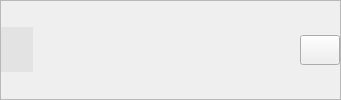
     <widget class="QFrame" name="frame_17">
      <property name="styleSheet">
       <string notr="true">#frame_17{
	border-style: groove;
    border-width: 0px 0px 0px 2px;
    border-color: rgb(255, 255, 255);
}</string>
      </property>
      <property name="frameShape">
       <enum>QFrame::Shape::StyledPanel</enum>
      </property>
      <property name="frameShadow">
       <enum>QFrame::Shadow::Raised</enum>
      </property>
      <layout class="QHBoxLayout" name="horizontalLayout_9">
       <property name="spacing">
        <number>0</number>
       </property>
       <property name="leftMargin">
        <number>0</number>
       </property>
       <property name="topMargin">
        <number>0</number>
       </property>
       <property name="rightMargin">
        <number>0</number>
       </property>
       <property name="bottomMargin">
        <number>0</number>
       </property>
       <item>
        <widget class="QPushButton" name="btn_home">
         <property name="minimumSize">
          <size>
           <width>30</width>
           <height>36</height>
          </size>
         </property>
         <property name="maximumSize">
          <size>
           <width>34</width>
           <height>45</height>
          </size>
         </property>
         <property name="styleSheet">
          <string notr="true">QPushButton{
	background-color: rgb(227, 227, 227);
	border-width: 0px;
	border-radius: 0px;
}
QPushButton::hover {
    background-color:rgb(244, 244, 244);
    border-style: ridge;
}
QPushButton::pressed {
    background-color: rgb(244, 244, 244);
    border-style: ridge;
}</string>
         </property>
         <property name="text">
          <string/>
         </property>
         <property name="icon">
          <iconset resource="../assets/icons/icons.qrc">
           <normaloff>:/icons/menu-arredondado.png</normaloff>
           <normalon>:/icons/duplo-para-a-esquerda.png</normalon>:/icons/menu-arredondado.png</iconset>
         </property>
         <property name="iconSize">
          <size>
           <width>25</width>
           <height>25</height>
          </size>
         </property>
         <property name="checkable">
          <bool>true</bool>
         </property>
        </widget>
       </item>
       <item>
        <spacer name="horizontalSpacer_14">
         <property name="orientation">
          <enum>Qt::Orientation::Horizontal</enum>
         </property>
         <property name="sizeType">
          <enum>QSizePolicy::Policy::Fixed</enum>
         </property>
         <property name="sizeHint" stdset="0">
          <size>
           <width>10</width>
           <height>20</height>
          </size>
         </property>
        </spacer>
       </item>
       <item>
        <widget class="QLabel" name="label_4">
         <property name="minimumSize">
          <size>
           <width>217</width>
           <height>30</height>
          </size>
         </property>
         <property name="maximumSize">
          <size>
           <width>217</width>
           <height>30</height>
          </size>
         </property>
         <property name="text">
          <string/>
         </property>
         <property name="textFormat">
          <enum>Qt::TextFormat::PlainText</enum>
         </property>
         <property name="scaledContents">
          <bool>true</bool>
         </property>
        </widget>
       </item>
       <item>
        <spacer name="horizontalSpacer_13">
         <property name="orientation">
          <enum>Qt::Orientation::Horizontal</enum>
         </property>
         <property name="sizeHint" stdset="0">
          <size>
           <width>40</width>
           <height>20</height>
          </size>
         </property>
        </spacer>
       </item>
       <item>
        <widget class="QPushButton" name="btn_convert">
         <property name="minimumSize">
          <size>
           <width>35</width>
           <height>30</height>
          </size>
         </property>
         <property name="maximumSize">
          <size>
           <width>50</width>
           <height>16777215</height>
          </size>
         </property>
         <property name="toolTip">
          <string>&lt;html&gt;&lt;head/&gt;&lt;body&gt;&lt;p&gt;&lt;span style=&quot; font-weight:700;&quot;&gt;Transferir Dados&lt;/span&gt;&lt;/p&gt;&lt;/body&gt;&lt;/html&gt;</string>
         </property>
         <property name="styleSheet">
          <string notr="true"/>
         </property>
         <property name="text">
          <string/>
         </property>
         <property name="icon">
          <iconset resource="../assets/icons/icons.qrc">
           <normaloff>:/icons/icons8-transferir-50.png</normaloff>:/icons/icons8-transferir-50.png</iconset>
         </property>
         <property name="iconSize">
          <size>
           <width>20</width>
           <height>20</height>
          </size>
         </property>
        </widget>
       </item>
      </layout>
     </widget>
